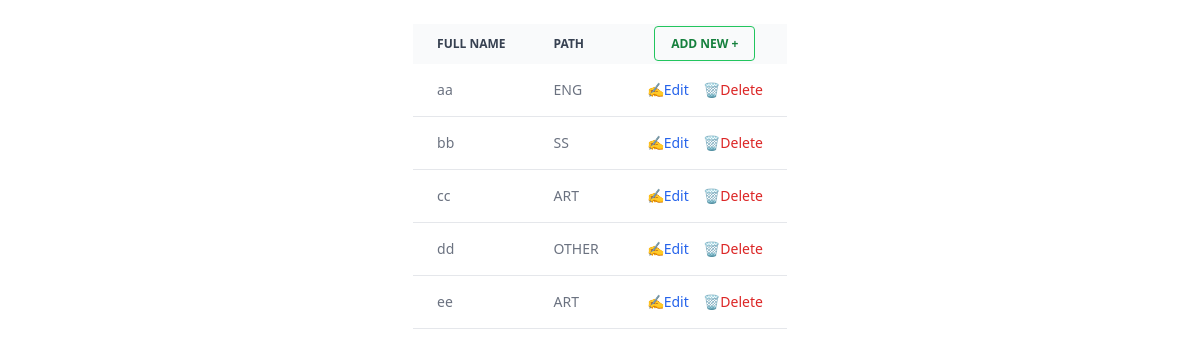
The page /student_list/ on the database its author committed.
### student_register/models.py (models this page shows, shortened)
class Student(models.Model):
    GENDER = [
        ('MALE', 'Male'),
        ('FEMALE', 'Female'),
        ('OTHER', 'Other'),
        ('NOT-TO-SAY', "Don't want to say"),
    ]
    PATH = [
        ('ENG', 'Engineering'),
        ('SS', 'Social Sciences'),
        ('ART', 'Arts'),
        ('OTHER', "Others"),
    ]
    full_name = models.CharField(max_length=50)
    number = models.IntegerField(null=False, blank=False, unique=True)
    mobile = PhoneNumberField(unique=True)
    email = models.EmailField(max_length=254, null=False, blank=False, unique=True)
    gender = models.CharField(max_length=20, null=False, choices=GENDER)
    path = models.CharField(max_length=20, null=False, choices=PATH)
    class Meta:
        ordering = ["id"]

### student_register/views.py (the view)
# urls.py: path('student_list/', student_list, name='list'),
def student_list(request):
    student_list = Student.objects.all()
    return render(request, 'student_register/student_list.html', {"student_list": student_list})

### student_register/templates/student_register/student_list.html (shortened to what this page needs)
{% extends "student_register/base.html" %}
{% block container %}
  <table class="max-w-2/3 w-fit mx-auto mt-6 text-sm text-left text-gray-500 dark:text-gray-400">
    <thead class="text-xs text-gray-700 uppercase bg-gray-50 dark:bg-gray-700 dark:text-gray-400">
      <tr>
        <th scope="col" class="py-3 px-6">Full Name</th>
        <th scope="col" class="py-3 px-6">Path</th>
        <th scope="col" class="py-3 px-6 text-center"><a class="bg-transparent hover:bg-green-500 text-green-700 font-semibold hover:text-white py-2 px-4 border border-green-500 hover:border-transparent rounded whitespace-nowrap" href={% url 'form' %}><span class="hidden sm:inline">Add </span>New +</a></th>
      </tr>
    </thead>
    <tbody>
      {% for student in student_list %}
      <tr class="bg-white border-b dark:bg-gray-800 dark:border-gray-700">
        <td class="py-4 px-6">{{ student.full_name }}</td>
        <td class="py-4 px-6">{{ student.path }}</td>
        <td class="p-0 sm:py-4 sm:px-6 text-center flex flex-col sm:block">
          <a class="font-medium text-blue-600 dark:text-blue-500 hover:underline cursor-pointer" href={% url 'update' student.id %}>✍Edit</a>
          <a class="del font-medium text-red-600 dark:text-red-500 hover:underline cursor-pointer" data-modal-toggle="{{ student.id }}" ind="{{ student.id }}">🗑Delete</a>
        </td>
      </tr>
      {% endfor %}
    </tbody>
  </table>
{% endblock container %}

### rows shown on the page
Student: full_name "aa", path "ENG"
Student: full_name "bb", path "SS"
Student: full_name "cc", path "ART"
Student: full_name "dd", path "OTHER"
Student: full_name "ee", path "ART"
